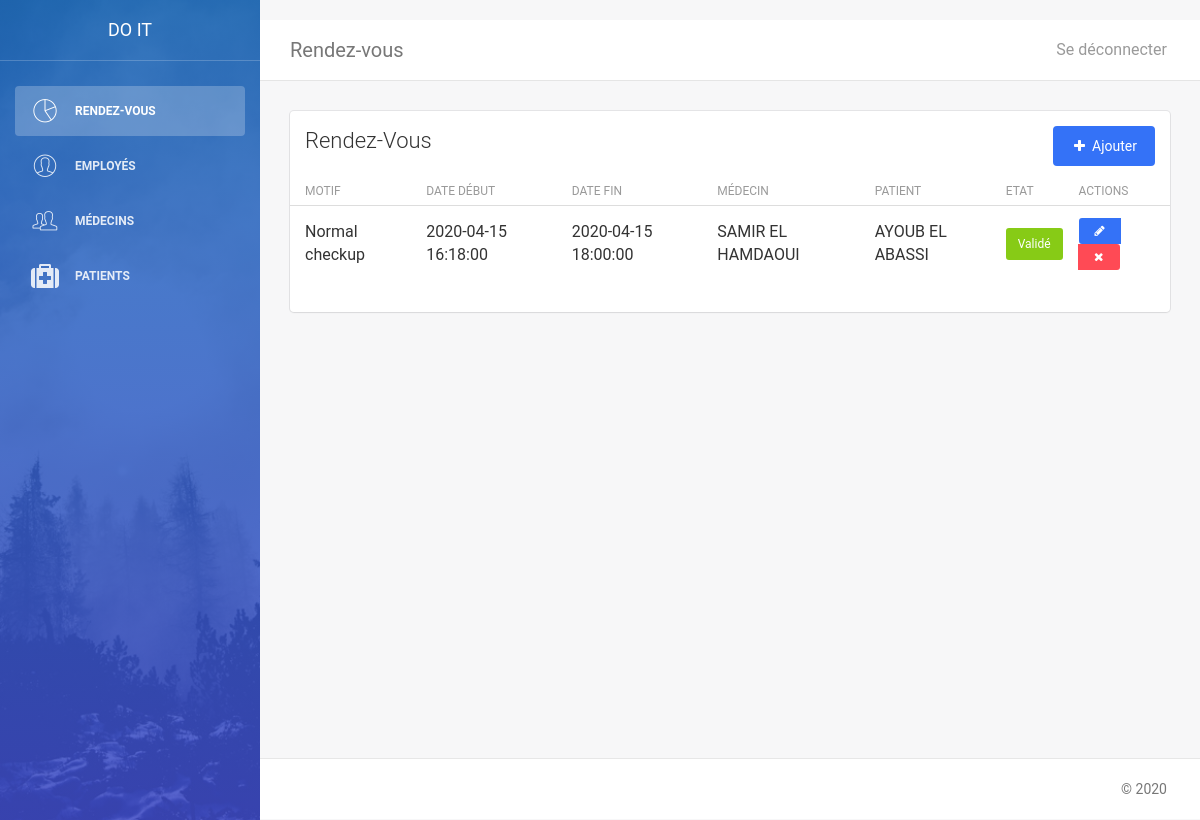
The page /pages/appointment.php (signed in) on the database its author committed.
### tables this page shows
CREATE TABLE IF NOT EXISTS `appointment` (
  `id` bigint(20) NOT NULL AUTO_INCREMENT,
  `start_date` datetime NOT NULL,
  `end_date` datetime DEFAULT NULL,
  `reason` text,
  `patient_id` bigint(20) NOT NULL,
  `doctor_id` bigint(20) NOT NULL,
  `status` varchar(50) DEFAULT 'PENDING',
  PRIMARY KEY (`id`),
  KEY `patient_id` (`patient_id`),
  KEY `FK__doctor` (`doctor_id`),
  CONSTRAINT `FK__doctor` FOREIGN KEY (`doctor_id`) REFERENCES `doctor` (`id`),
  CONSTRAINT `FK__patient` FOREIGN KEY (`patient_id`) REFERENCES `patient` (`id`)
);

### utils/DbUtils.php (called while the page is built, shortened)
<?php
class DbUtils
{
    public static function getConnection()
    {
        $con = new PDO("mysql:host=" . AppConstants::$host . ";" . "dbname=" . AppConstants::$database, AppConstants::$username, AppConstants::$password);
        return $con;
    }
    public function executeQuery($query)
    {
        $pdo = self::getConnection();
        return $pdo->query($query);
    }
}

### domain/Appointment.php (called while the page is built, shortened)
<?php
require_once __DIR__ . "/../utils/DbUtils.php";
class Appointment
{
    public static function findAll()
    {
        $dbUtils = new DbUtils();
        $query = "select a.*,
                    CONCAT(p.first_name, ' ', p.last_name) as 'patient_name',
                    CONCAT(d.first_name, ' ', d.last_name) as 'doctor_name'
                    from appointment as a
                    join patient as p on p.id=a.patient_id
                    join doctor as d on d.id=a.doctor_id;";
        $stmt = $dbUtils->executeQuery($query);
        $appointments = [];
        while ($row = $stmt->fetch()) {
            $appointment = new Appointment();
            $appointment->id = $row["id"];
            $appointment->startDate = $row["start_date"];
            $appointment->endDate = $row["end_date"];
            $appointment->status = $row["status"];
            $appointment->patient = $row["patient_id"];
            $appointment->doctor = $row["doctor_id"];
            $appointment->reason = $row["reason"];
            $appointment->patientName = $row["patient_name"];
            $appointment->doctorName = $row["doctor_name"];
            $appointments[] = $appointment;
        }
        return $appointments;
    }
}

### pages/appointment.php (the view, shortened to what this page needs)
<?php
require_once __DIR__ . "/../domain/Appointment.php";
$appointments = Appointment::findAll();
$lines = "<tr>";
foreach ($appointments as $app) {
    $id = $app->id;
    $jsonObj = json_encode($app);
    $lines .= "<tr>
                <td>$app->reason</td>
                <td>$app->startDate</td>
                <td>$app->endDate</td>
                <td>$app->doctorName</td>
                <td>$app->patientName</td>";
    if ($app->status == "PENDING") {
        $lines .= "<td><span class='btn btn-sm btn-fill btn-primary'>Demandé</span></td>";
    } elseif ($app->status == "REJECTED") {
        $lines .= "<td><span class='btn btn-sm btn-fill btn-danger'>Rejeté</span></td>";
    } elseif ($app->status == "CANCELED") {
        $lines .= "<td><span class='btn btn-sm btn-fill btn-warning'>Rejeté</span></td>";
    } elseif ($app->status == "VALIDATED") {
        $lines .= "<td><span class='btn btn-sm btn-fill btn-success'>Validé</span></td>";
    }
    $lines .= "
                <td>
                    <div class='btn-group'>
                        <button type='button'  class='btn btn-sm btn-primary btn-fill' data-toggle='modal' data-target='#appointmentModal' onclick='editAppointment($jsonObj)'>
                            <span class='fa fa-pencil'></span>
                        </button>
                        <button type='button' class='btn btn-sm btn-danger btn-fill' data-toggle='modal' data-target='#deleteAppointmentModal' onclick='deleteAppointment($id)'>
                        <span class='fa fa-times'></span>
                        </button>
                    </div>
                </td>
            </tr>
            ";
}
$content = <<<EOD
    <script>
        function deleteAppointment(docId) {
            var deleteBtn=document.getElementById("btnDelete");
            deleteBtn.setAttribute("href", "appointment.php?action=delete&id="+docId);
        }
        function editAppointment(appointment) {
          jQuery('#id').val(appointment.id);
          jQuery('#startDate').val(appointment.startDate);
          jQuery('#endDate').val(appointment.endDate);
          jQuery('#status').val(appointment.status);
          jQuery('#reason').val(appointment.reason);
          jQuery('#patient').val(appointment.patient);
          jQuery('#doctor').val(appointment.doctor);
        }
    </script>
    <div class="row">
    <div class="col-md-12">
        <div class="card">
            <div class="header">
                <div class="d-inline-block">
                    <h4 class="title">Rendez-Vous</h4>
                </div>
                <div class="d-inline-block pull-right">
                    <button class="btn btn-fill btn-primary" data-toggle='modal' data-target='#appointmentModal'>
                        <span class="fa fa-plus"></span>
                        <span>Ajouter</span>
                    </button>
                </div>
            </div>
            <div class="content table-responsive table-full-width">
                <table class="table table-hover table-striped">
                    <thead>
                    <tr>
                        <th>Motif</th>
                        <th>Date début</th>
                        <th>Date fin</th>
                        <th>Médecin</th>
                        <th>Patient</th>
                        <th>Etat</th>
                        <th>Actions</th>
                    </tr>
                    </thead>
                    <tbody>
                        $lines
                    </tbody>
                </table>
            </div>
        </div>
    </div>
</div>
EOD;
include './layout/master.php';
?>

### assets/css/demo.css (style rules this page uses)
.d-inline-block { display: inline-block; }

### rows shown on the page
appointment: reason "Normal checkup", start_date "2020-04-15 16:18:00", end_date "2020-04-15 18:00:00", doctorName "SAMIR EL HAMDAOUI", patientName "AYOUB EL ABASSI", status "Validé"

### other values the page prints
$title "Rendez-vous"
